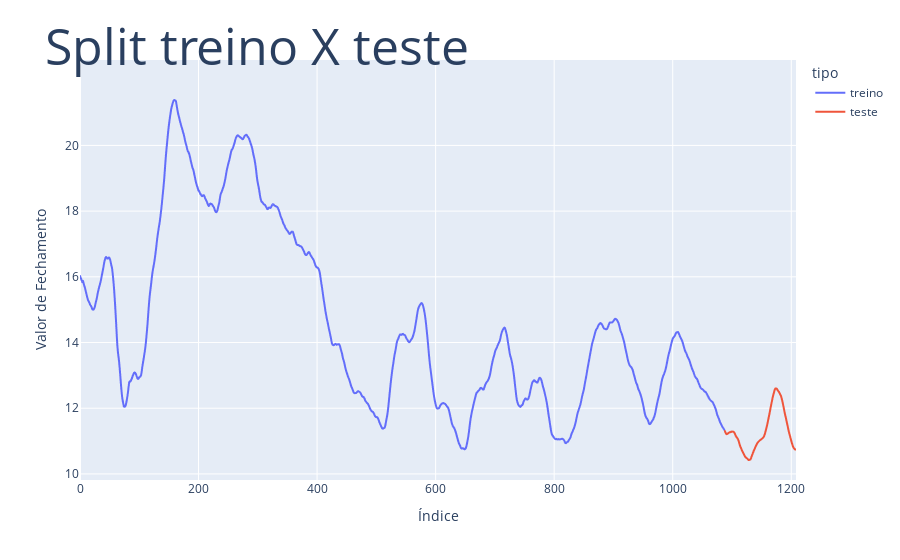

Notebook code for this chart:
### Code cell
dtr_plot = pd.DataFrame({'tomorrow':y_train})
dte_plot = pd.DataFrame({'tomorrow':y_test})
dtr_plot['tipo'] = 'treino'
dte_plot['tipo'] = 'teste'

# Adicionar índices sequenciais
dtr_plot['index'] = range(len(dtr_plot))
dte_plot['index'] = range(len(dtr_plot), len(dtr_plot) + len(dte_plot))

# Concatenar os DataFrames
dados_concat = pd.concat([dtr_plot, dte_plot])

# Criar o gráfico
fig = px.line(dados_concat, x='index', y='tomorrow', color='tipo')

# Atualizar o layout do gráfico
fig.update_layout(
    title=dict(text="Split treino X teste", font=dict(size=50), automargin=True, yref='paper'),
    xaxis_title='Índice',
    yaxis_title='Valor de Fechamento'
)

# Exibir o gráfico
fig.show()

### Figure 1 — Plotly figure (JSON) as saved in the notebook; plotly's stock layout.template omitted (floating-point values rounded to 4 significant figures; data arrays with more than 128 entries replaced by an {"elided": "..."} marker saying what was removed)
{"data": [{"hovertemplate": "tipo=treino<br>index=%{x}<br>tomorrow=%{y}<extra></extra>", "legendgroup": "treino", "line": {"color": "#636efa", "dash": "solid"}, "marker": {"symbol": "circle"}, "mode": "lines", "name": "treino", "showlegend": true, "type": "scattergl", "x": {"elided": "1088 int values"}, "xaxis": "x", "y": {"elided": "1088 float values"}, "yaxis": "y"}, {"hovertemplate": "tipo=teste<br>index=%{x}<br>tomorrow=%{y}<extra></extra>", "legendgroup": "teste", "line": {"color": "#EF553B", "dash": "solid"}, "marker": {"symbol": "circle"}, "mode": "lines", "name": "teste", "showlegend": true, "type": "scattergl", "x": [1088, 1089, 1090, 1091, 1092, 1093, 1094, 1095, 1096, 1097, 1098, 1099, 1100, 1101, 1102, 1103, 1104, 1105, 1106, 1107, 1108, 1109, 1110, 1111, 1112, 1113, 1114, 1115, 1116, 1117, 1118, 1119, 1120, 1121, 1122, 1123, 1124, 1125, 1126, 1127, 1128, 1129, 1130, 1131, 1132, 1133, 1134, 1135, 1136, 1137, 1138, 1139, 1140, 1141, 1142, 1143, 1144, 1145, 1146, 1147, 1148, 1149, 1150, 1151, 1152, 1153, 1154, 1155, 1156, 1157, 1158, 1159, 1160, 1161, 1162, 1163, 1164, 1165, 1166, 1167, 1168, 1169, 1170, 1171, 1172, 1173, 1174, 1175, 1176, 1177, 1178, 1179, 1180, 1181, 1182, 1183, 1184, 1185, 1186, 1187, 1188, 1189, 1190, 1191, 1192, 1193, 1194, 1195, 1196, 1197, 1198, 1199, 1200, 1201, 1202, 1203, 1204, 1205, 1206, 1207, 1208], "xaxis": "x", "y": [11.31, 11.26, 11.22, 11.21, 11.22, 11.23, 11.24, 11.26, 11.27, 11.27, 11.27, 11.29, 11.29, 11.29, 11.29, 11.28, 11.25, 11.22, 11.17, 11.14, 11.11, 11.09, 11.06, 11.02, 10.96, 10.89, 10.84, 10.8, 10.75, 10.71, 10.67, 10.64, 10.6, 10.56, 10.53, 10.51, 10.49, 10.48, 10.46, 10.44, 10.42, 10.42, 10.43, 10.44, 10.47, 10.53, 10.58, 10.62, 10.67, 10.72, 10.76, 10.79, 10.84, 10.88, 10.91, 10.94, 10.97, 10.99, 11.0, 11.02, 11.04, 11.05, 11.06, 11.08, 11.1, 11.12, 11.15, 11.19, 11.25, 11.32, 11.39, 11.46, 11.55, 11.64, 11.73, 11.81, 11.9, 12.0, 12.09, 12.18, 12.27, 12.35, 12.43, 12.49, 12.56, 12.59, 12.6, 12.6, 12.58, 12.55, 12.52, 12.5, 12.47, 12.43, 12.4, 12.35, 12.29, 12.21, 12.13, 12.04, 11.95, 11.86, 11.78, 11.7, 11.61, 11.53, 11.45, 11.36, 11.28, 11.21, 11.14, 11.08, 11.01, 10.94, 10.88, 10.83, 10.8, 10.77, 10.75, 10.74, 10.74], "yaxis": "y"}], "layout": {"legend": {"title": {"text": "tipo"}, "tracegroupgap": 0}, "margin": {"t": 60}, "title": {"automargin": true, "font": {"size": 50}, "text": "Split treino X teste", "yref": "paper"}, "xaxis": {"anchor": "y", "domain": [0, 1], "title": {"text": "Índice"}}, "yaxis": {"anchor": "x", "domain": [0, 1], "title": {"text": "Valor de Fechamento"}}}}
